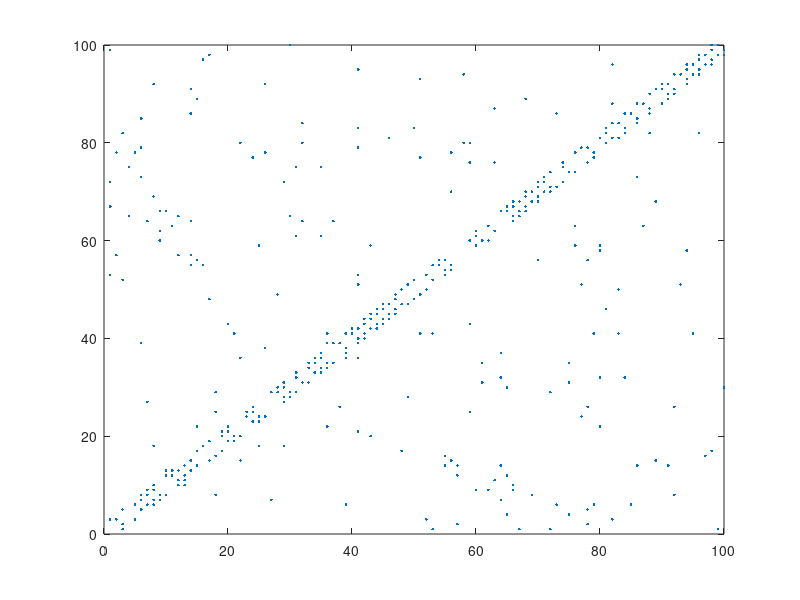

MATLAB code to generate this figure:
%%%%%%%%%The parameter of the small-world model%%%%%%%
%%%%%%%%% Write by Wu Ye %%%%%%%%%%%%%%% 
n=100;   % The total number of the network
m=2;     % The mean degree is 2*m
p=0.5;   % The remove probability
a=zeros(n,n); % The connection matrix
%%%%%%% The initial regular network
for i=1:n
    for j=1:m
        i0=i+j;
        i1=i-j;
        if i0>n
            i0=i0-n;
        end
        a(i,i0)=1;
        a(i0,i)=1;
    end
end
%%%%%%%%%%%%%%%%%%
a_record=zeros(n,n); 
for i=1:n
    for j=i+1:n
        if a(i,j)==1&&a_record(i,j)==0
            if rand(1,1)<p
                a(i,j)=0;       % if you want to use NW model,please remove the sentence
                a(j,i)=0;       % also this one           
                pd=1;
                while pd>0
                    i0=fix(rand(1,1)*n)+1;
                    if (i0-i)*(i0-j)==0
                        pd=1;
                    else
                        pd=0;
                    end
             end
                a(i,i0)=1;
                a(i0,i)=1; 
                a_record(i,i0)=1;
                a_record(i0,i)=1;   % mark a(i,i0) is a new edge which did not need to remove again
            end
        end
    end
end
%%%%%%%%%%% The view of the network
re=zeros(n*m,2);
k=0;
for i=1:n
    for j=1:n
        if a(i,j)==1
            k=k+1;
            re(k,1)=i;
            re(k,2)=j;
        end
    end
end
plot(re(:,1),re(:,2),'.')
%%%%%%%%%%%%%%%%%%%

    